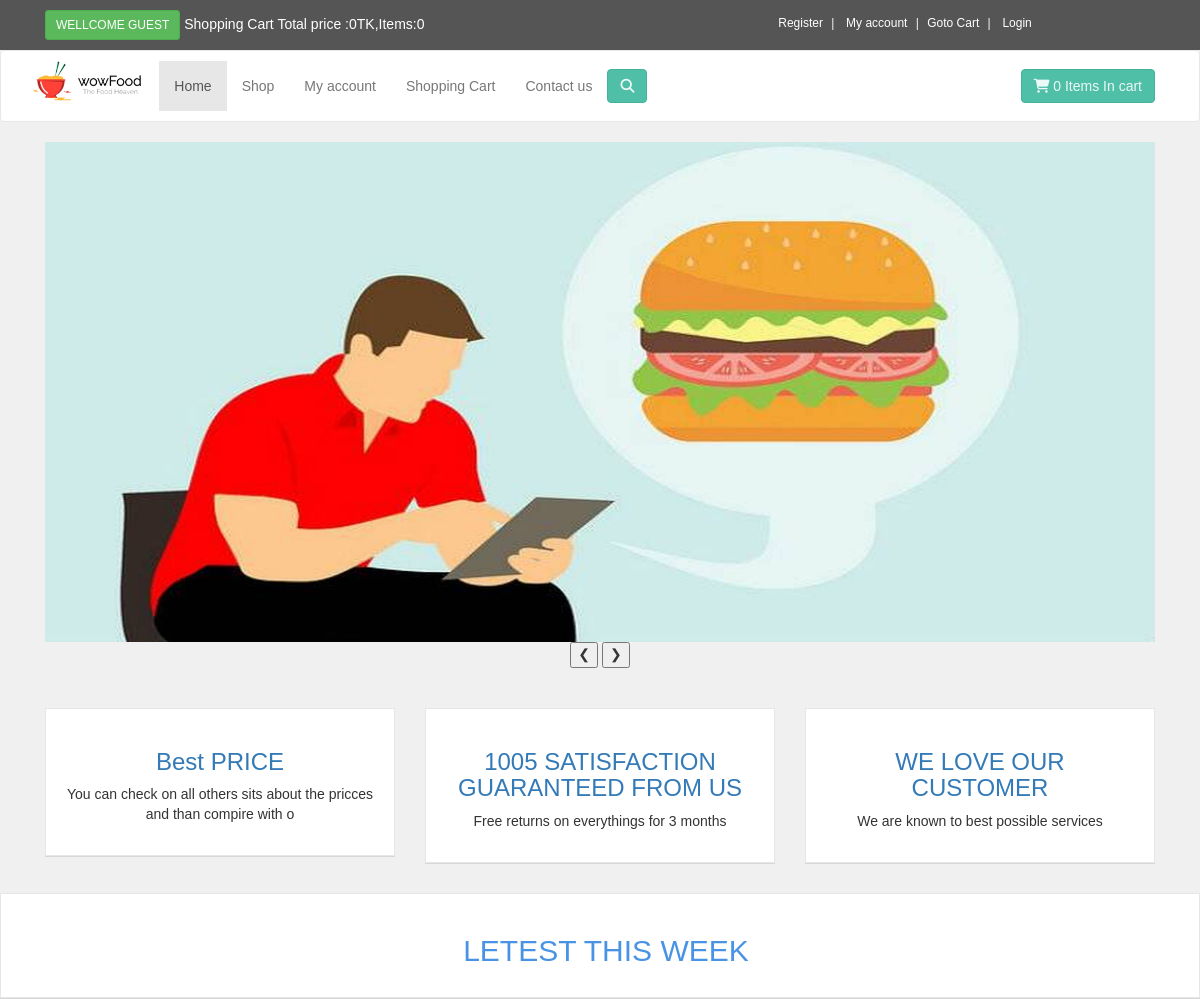
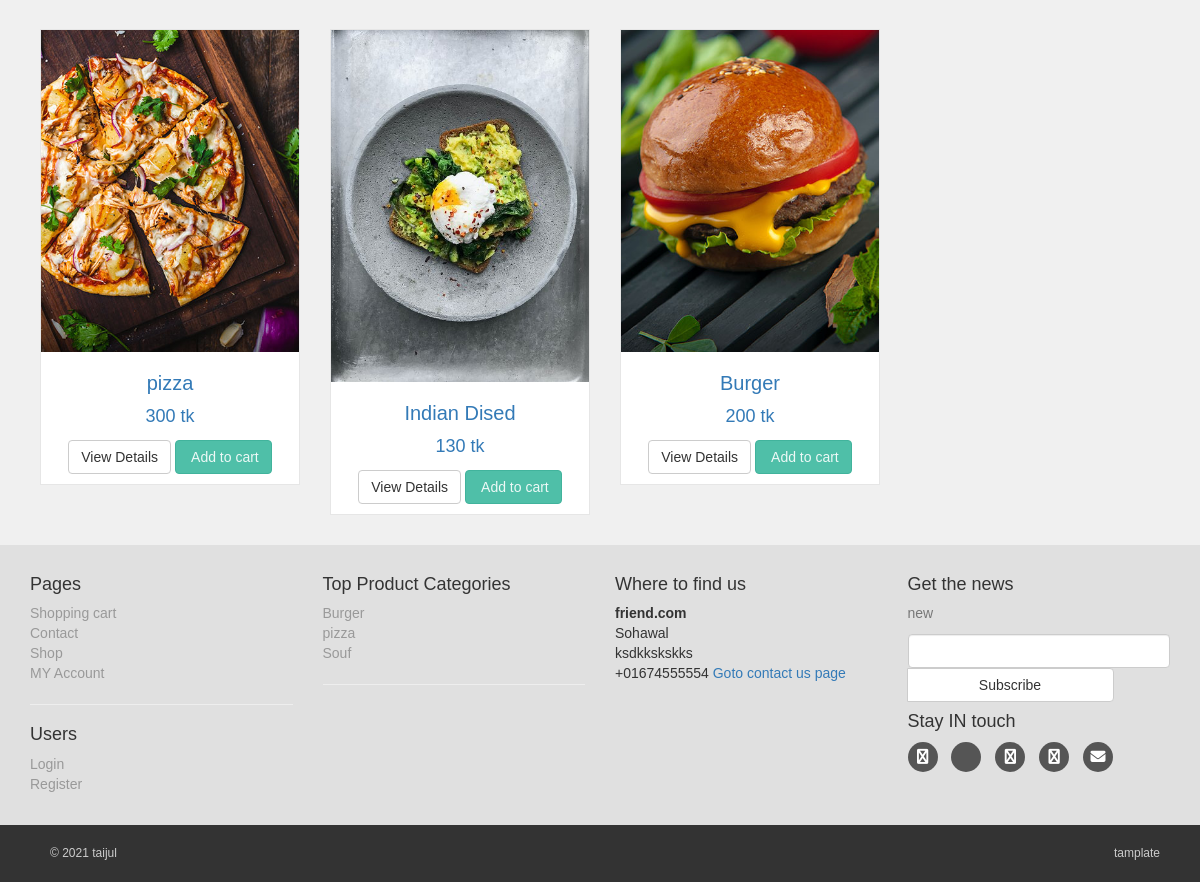
The page / on the database its author committed (2 pictures, top to bottom).
### tables this page shows
CREATE TABLE `slider` (
  `id` int(10) NOT NULL,
  `slider_name` varchar(255) NOT NULL,
  `slider_image` varchar(255) NOT NULL
);

CREATE TABLE `product` (
  `product_id` int(10) NOT NULL,
  `p_cat_id` int(10) NOT NULL,
  `cat_id` int(10) NOT NULL,
  `date` timestamp NOT NULL DEFAULT current_timestamp() ON UPDATE current_timestamp(),
  `product_title` text NOT NULL,
  `product_img1` text NOT NULL,
  `product_img2` text NOT NULL,
  `product_img3` text NOT NULL,
  `product_price` int(10) NOT NULL,
  `product_dec` text NOT NULL,
  `product_key` text NOT NULL
);

CREATE TABLE `categories` (
  `cat_id` int(11) NOT NULL,
  `cat_title` text NOT NULL,
  `cat_decs` text NOT NULL
);

### function/function.php (the view, shortened to what this page needs)
<?php
$con=mysqli_connect("localhost","root","","ecom");
function getUserIP(){
    switch(true){
        default : return $_SERVER['REMOTE_ADDR'];
    }
}
function itme(){
     global $con;
    $ip_add=getUserIP();
$get_item="SELECT * FROM cart WHERE ip_add='$ip_add'";
$run_item=mysqli_query($con,$get_item);
$count=mysqli_num_rows($run_item);
echo $count;
}
function totalPrice(){
    $total=0;
    echo $total;
}
function getpro(){
    global $con;
    $get_product="SELECT * FROM product ORDER BY 1 LIMIT 0,6";
    $sqli=mysqli_query($con,$get_product);
    while($row=mysqli_fetch_array($sqli)){
      $pro_id= $row['product_id'];
      $product_title=$row['product_title'];
      $product_price=$row['product_price'];
      $product_img=$row['product_img1'];
      echo "
      <div class='col-md-4 col-sm-6 center-responsive single'>
      <div class='product'>
          <a href='details.php?pro_id=$pro_id'>
              <img src='admin_area/product_images/$product_img'  height='580px' width='425px'  class='img-responsive' alt=''>
              <div class='text'>
                  <h3>$product_title</h3>
                  <p class='price'>$product_price tk</p>
                  <center>
                  <p class='button'>
                      <a href='details.php?pro_id=$pro_id' class='btn btn-default'> View Details</a>
                      <a href='details.php?pro_id=$pro_id' class='btn btn-primary'> <i class='fa fa-shoppinf-cart'></i> Add
                          to cart</a>
                  </p>
                  </center>
              </div>
          </a>
      </div>
  </div>
      ";
    }
}
?>

### index.php (shortened to what this page needs)
<?php
include("function/function.php");
?>
<!DOCTYPE html>
<html lang="en">
<head>
    <link rel="stylesheet" href="https://maxcdn.bootstrapcdn.com/bootstrap/3.4.0/css/bootstrap.min.css">
    <link rel="stylesheet" href="https://cdnjs.cloudflare.com/ajax/libs/font-awesome/6.1.1/css/all.min.css"
 />
    <link rel="stylesheet" href="styles/style.css">
</head>
<body>
    <div id="top">
        <div class="container">
            <div class="col-md-6 offer">
                <a href="#" class="btn btn-success btn-sm">
                <?php
                   if(!isset($_SESSION['customer_email'])){
                    echo "Wellcome Guest";
                    } else{
                        echo "Wellcome". "  " . $_SESSION['customer_email'];
                   }
                   ?>
                </a>
                <a href="#">Shopping Cart Total price :<?php totalPrice()?>TK,Items:<?php itme() ?></a>
            </div>
            <div class="col-md-6">
                <ul class="menu">
                    <li><a href="customer_register.php">Register</a></li>
                    <li>
                        <?php
                        if(!isset($_SESSION['customer_email'])){
                            echo "<a href='checkout.php'>My account</a>";
                        }else{
                            echo '<a href="customer/my_account.php?my_order">My account</a>';
                        }
                        ?>
                    </li>
                    <li><a href="cart.php">Goto Cart</a></li>
                    <li>
                        <?php
                if(!isset($_SESSION['customer_email'])){
                    echo "<a href='checkout.php'>Login</a> ";
                }else{
                    echo "<a href='logout.php'>logout</a>";
                }
?>
                    </li>
                </ul>
            </div>
        </div>
    </div>
    <div class="header">
        <div class="navbar navbar-default" id='navbar'>
            <div class="container">
                <div class="navbar-header">
                    <a href="index.php" class="navbar-brand">
                        <img src="images/logo.png " alt="teehosting" height="40px" class="hidden-xs thumble">
                    </a>
                </div>
                <div class="navbar-collapse collapse " id="navigation">
                    <div class="padding-nav">
                        <ul class="nav navbar-nav navbar-left">
                            <li class="active"><a href="index.php">Home</a></li>
                            <li><a href="shop.php">Shop</a></li>
                            <li><?php if(!isset($_SESSION['customer_email'])){ echo "<a href='checkout.php'>My account</a>";}else{echo '<a href="customer/my_account.php?my_order">My account</a>';}?></li>
                            <li><a href="cart.php">Shopping Cart</a></li>
                            <li><a href="contactus.php">Contact us</a></li>
                        </ul>
                    </div>
                    <a href="cart.php" class="btn btn-primary navbar-btn right">
                        <i class="fa fa-shopping-cart "></i>
                        <span><?php itme()?> Items In cart</span>
                    </a>
                    <div class="navbar-collapse collapse-right">
                        <button class="btn navbar-btn btn-primary" type="button" data-toggle="collapse"
                            data-target="#search">
                            <i class="fa fa-search"></i>
                        </button>
                    </div>
                </div>
            </div>
        </div>
    </div>
    <div class="container" id="slider">
        <div class="col-md-12">
            <div class="w3-content w3-display-container">
                <?php
            $get_slider="SELECT * FROM slider";
            $run_slider=mysqli_query($con,$get_slider);
            while($row=mysqli_fetch_array($run_slider)){
                $slider_image=$row['slider_image'];
?>
                <img class="mySlides" src="admin_area/slider_images/<?php echo $slider_image?>" height="500px"
                    style="width:100%">
                <?php }?>
                <div  align="center">
                    <button class="w3-button w3-black w3-display-left" onclick="plusDivs(-1)">&#10094;</button>
                    <button class="w3-button w3-black w3-display-right" onclick="plusDivs(1)">&#10095;</button>
                </div>
            </div>
        </div>
    </div>
    <div id="advantage">
        <div class="container">
            <div class="same-height-row">
                <div class="col-sm-4">
                    <div class="box same-height">
                        <div class="icon">
                            <h3><a href="">Best PRICE</a></h3>
                            <p>You can check on all others sits about the pricces and than compire with o</p>
                        </div>
                    </div>
                </div>
                <div class="col-sm-4">
                    <div class="box same-height">
                        <div class="icon">
                            <h3><a href="">1005 SATISFACTION GUARANTEED FROM US</a></h3>
                            <p>Free returns on everythings for 3 months</p>
                        </div>
                    </div>
                </div>
                <div class="col-sm-4">
                    <div class="box same-height">
                        <div class="icon">
                            <h3><a href="">WE LOVE OUR CUSTOMER</a></h3>
                            <p>We are known to best possible services</p>
                        </div>
                    </div>
                </div>
            </div>
        </div>
    </div>
    <div id="hot">
        <div class="box">
            <div class="container">
                <div class="col-md-12">
                    <h2>Letest This week</h2>
                </div>
            </div>
        </div>
    </div>
    <div id="content" class="container">
        <div class="row">
                       <?php
                       getpro();
                       ?>
        </div>
    </div>
    <?php  include("include/footer.php");  ?>
</body>
</html>

### include/footer.php (shortened to what this page needs)
<div  id="footer">
    <div class="container">
        <div class="row">
            <div class="col-md-3 col-sm-6">
             <h4>Pages</h4>
             <ul>
                 <li><a href="cart.php">Shopping cart</a></li>
                 <li><a href="contact.php">Contact</a></li>
                 <li><a href="shop.php">Shop</a></li>
                 <li><a href="checkout.php">MY Account</a></li>
             </ul>
             <hr>
             <h4>Users</h4>
             <ul>
                 <li><a href="checkout.php">Login</a></li>
                 <li><a href="customer_registration.php">Register</a></li>
             </ul>
            </div>
            <div class="col-md-3 col-sm-6">
                <h4>Top Product Categories</h4>
                <ul>
                <?php
                $get_cat="SELECT * FROM categories ";
                $sqli=mysqli_query($con,$get_cat);
                while($row=mysqli_fetch_array($sqli)){
                    $cat_id=$row['cat_id'];
                    $cat_title=$row['cat_title'];
                   echo "<li><a href='shop.php?id=$cat_id'>$cat_title</a></li>";
                }
                ?>
                </ul>
                <hr>
            </div>
            <div class="col-md-3 col-sm-6">
             <h4>Where to find us</h4>
             <p>
                 <strong>
                     friend.com</strong>
                     <br>Sohawal
                     <br>ksdkkskskks
                     <br>+01674555554
                 <a href="contact.php">Goto contact us page</a>
             </p>
            </div>
             <div class="col-md-3 col-sm-6">
        <h4>Get the news</h4>
        <p class="text-muted">
           new
        </p>
        <form action="">
            <div class="input-group-btn">
                <input type="text" name="email" class="form-control">
                <span class="input-group-btn">
                    <input type="text" class="btn btn-default" value="Subscribe" >
                </span>
            </div>
        </form>
        <h4>Stay IN touch</h4>
        <p class="social">
            <a href="#"><i class="fa fa-facebook"></i></a>
            <a href="#"><i class="fa fa-twiter"></i></a>
            <a href="#"><i class="fa fa-instagram"></i></a>
            <a href="#"><i class="fa fa-google-plus"></i></a>
            <a href="#"><i class="fa fa-envelope"></i></a>
        </p>
             </div>
        </div>
    </div>
</div>
<div  id="copyright">
 <div class="container">
     <div class="col-md-6">
         <p class="pull-left">
           &copy; 2021 taijul
         </p>
     </div>
     <div class="col-md-6">
         <p class="pull-right">
          tamplate
         </p>
     </div>
 </div>
</div>

### styles/style.css (style rules this page uses)
body { font-family: 'Roboto Flex', sans-serif;; font-size: 14px; line-height: 1.4285143; color: #333333; background-color: #f0f0f0; }
#top { background-color: #555555; padding: 10px 0; }
#top .offer { color: #fff; }
#top .offer .btn { text-transform: uppercase; }
#top a { color: #fff; }
#top ul.menu { padding-top: 5px; margin: 0; text-align: right; font-size: 12px; list-style: none; }
#top ul.menu { text-align: center; }
#top ul.menu> li { display: inline-block; }
#top ul.menu> li + li::before { content: "|\00a0"; padding: 0 5px; color: #f7f7f7; }
.navbar { background:white; }
.navbar-collapse .right { float: right; }
.navbar-brand { float: left; padding: 10px 15px; font-size: 20px; line-height: 20px; height: 70px; }
.padding-nav { padding-top: 10px ; }
.btn-primary { color: rgba(255, 255, 255, 0.897); background-color: rgb(79,191,168); border-color:rgb(65,179,156) ; }
#slider { margin-bottom: 40px; }
.box { background: #fff; margin: 0 0 30px; border: solid 1px #e6e6e6; padding: 20px; box-shadow: 0 1px rgba(0,0,0, 0.1); }
#advantage { text-align: center; }
#hot h2 { text-transform: uppercase; text-align: center; color: #4993e4; font-weight: 100; }
#content { padding-left: 25px; }
.single { width: 290px; align-items: center; }
#content .product { background: #fff; border: 1px solid #e6e6e6; box-sizing: border-box; margin-bottom: 30px; }
#content .product .text p.price { font-size: 18px; text-align: center; font-weight: 300; }
#content .product .text h3 { text-align: center; font-size: 20px; }
#footer { background: #e0e0e0; padding: 20px 0; }
#footer ul { padding-left: 0; list-style: none; }
#footer ul a { color: #999999; padding: 20px 0; }
#footer .social { text-align: left; }
#footer .social a { margin: 0 10px 0 0; color: #fff; display: inline-block; width: 30px; height: 30px; border-radius: 15px; line-height: 30px; font-size: 15px; text-align: center; transform: all 0.2s ease-out; vertical-align: bottom; background-color: #555555; }
#copyright { background: #333; color: #ccc; padding: 20px; font-size: 12px; }
#copyright p { margin: 0 ; }

### rows shown on the page
slider: slider_image (picture)
product: product_img1 (picture), product_title "pizza", product_price "300"
product: product_img1 (picture), product_title "Indian Dised", product_price "130"
product: product_img1 (picture), product_title "Burger", product_price "200"
categories: cat_title "Burger"
categories: cat_title "pizza"
categories: cat_title "Souf"

### other values the page prints
$total "0"
$count "0 0"
